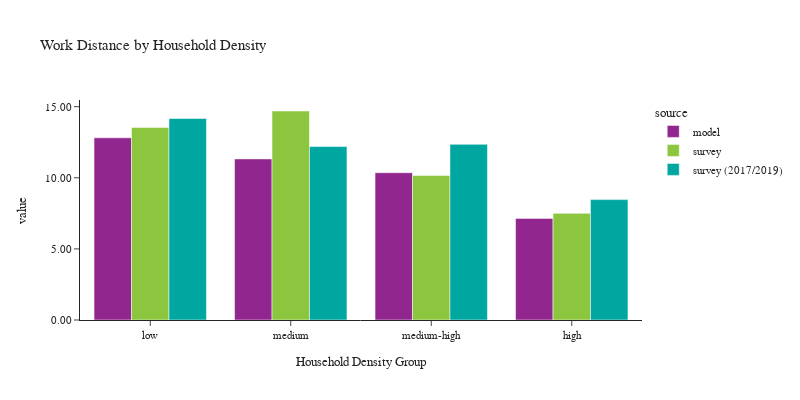

Notebook code for this chart:
### Code cell
plot_work_location(df_workers, 'hh_density_group', 'Household Density', 'Household Density Group')

### Figure 1 — Plotly figure (JSON) as saved in the notebook; plotly's stock layout.template omitted (floating-point values rounded to 4 significant figures)
{"data": [{"alignmentgroup": "True", "customdata": [[569360], [582822], [538802], [519117]], "hovertemplate": "source=model<br>hh_density_group=%{x}<br>value=%{y}<br>sample count=%{customdata[0]}<extra></extra>", "legendgroup": "model", "marker": {"color": "#91268F", "pattern": {"shape": ""}}, "name": "model", "offsetgroup": "model", "orientation": "v", "showlegend": true, "textposition": "auto", "type": "bar", "x": ["low", "medium", "medium-high", "high"], "xaxis": "x", "y": [12.81, 11.33, 10.36, 7.146], "yaxis": "y"}, {"alignmentgroup": "True", "customdata": [[479], [446], [562], [1205]], "hovertemplate": "source=survey<br>hh_density_group=%{x}<br>value=%{y}<br>sample count=%{customdata[0]}<extra></extra>", "legendgroup": "survey", "marker": {"color": "#8CC63E", "pattern": {"shape": ""}}, "name": "survey", "offsetgroup": "survey", "orientation": "v", "showlegend": true, "textposition": "auto", "type": "bar", "x": ["low", "medium", "medium-high", "high"], "xaxis": "x", "y": [13.54, 14.7, 10.16, 7.5], "yaxis": "y"}, {"alignmentgroup": "True", "customdata": [[496], [574], [766], [3759]], "hovertemplate": "source=survey (2017/2019)<br>hh_density_group=%{x}<br>value=%{y}<br>sample count=%{customdata[0]}<extra></extra>", "legendgroup": "survey (2017/2019)", "marker": {"color": "#00A7A0", "pattern": {"shape": ""}}, "name": "survey (2017/2019)", "offsetgroup": "survey (2017/2019)", "orientation": "v", "showlegend": true, "textposition": "auto", "type": "bar", "x": ["low", "medium", "medium-high", "high"], "xaxis": "x", "y": [14.17, 12.2, 12.35, 8.466], "yaxis": "y"}], "layout": {"barmode": "group", "font": {"size": 11}, "height": 400, "legend": {"title": {"text": "source"}, "tracegroupgap": 0}, "title": {"text": "Work Distance by Household Density"}, "width": 800, "xaxis": {"anchor": "y", "domain": [0.0, 1.0], "title": {"text": "Household Density Group"}}, "yaxis": {"anchor": "x", "domain": [0.0, 1.0], "tickformat": ".2f", "title": {"text": "value"}}}}
